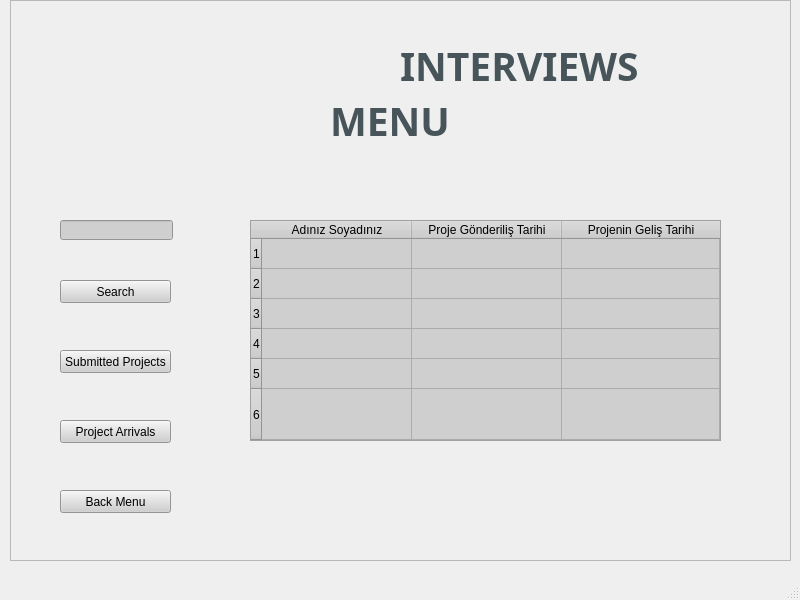
<?xml version="1.0" encoding="UTF-8"?>
<ui version="4.0">
 <class>MainWindow</class>
 <widget class="QMainWindow" name="MainWindow">
  <property name="geometry">
   <rect>
    <x>0</x>
    <y>0</y>
    <width>800</width>
    <height>600</height>
   </rect>
  </property>
  <property name="windowTitle">
   <string>MainWindow</string>
  </property>
  <widget class="QWidget" name="centralwidget">
   <widget class="QFrame" name="frame">
    <property name="geometry">
     <rect>
      <x>10</x>
      <y>0</y>
      <width>781</width>
      <height>561</height>
     </rect>
    </property>
    <property name="autoFillBackground">
     <bool>true</bool>
    </property>
    <property name="frameShape">
     <enum>QFrame::StyledPanel</enum>
    </property>
    <property name="frameShadow">
     <enum>QFrame::Raised</enum>
    </property>
    <widget class="QLabel" name="logo">
     <property name="geometry">
      <rect>
       <x>100</x>
       <y>30</y>
       <width>271</width>
       <height>71</height>
      </rect>
     </property>
     <property name="text">
      <string/>
     </property>
     <property name="pixmap">
      <pixmap>logo1.png</pixmap>
     </property>
     <property name="scaledContents">
      <bool>true</bool>
     </property>
    </widget>
    <widget class="QLabel" name="interviews">
     <property name="geometry">
      <rect>
       <x>390</x>
       <y>40</y>
       <width>321</width>
       <height>51</height>
      </rect>
     </property>
     <property name="palette">
      <palette>
       <active>
        <colorrole role="WindowText">
         <brush brushstyle="SolidPattern">
          <color alpha="255">
           <red>71</red>
           <green>85</green>
           <blue>90</blue>
          </color>
         </brush>
        </colorrole>
       </active>
       <inactive>
        <colorrole role="WindowText">
         <brush brushstyle="SolidPattern">
          <color alpha="255">
           <red>71</red>
           <green>85</green>
           <blue>90</blue>
          </color>
         </brush>
        </colorrole>
       </inactive>
       <disabled>
        <colorrole role="WindowText">
         <brush brushstyle="SolidPattern">
          <color alpha="255">
           <red>120</red>
           <green>120</green>
           <blue>120</blue>
          </color>
         </brush>
        </colorrole>
       </disabled>
      </palette>
     </property>
     <property name="font">
      <font>
       <family>Arial Black</family>
       <pointsize>29</pointsize>
       <weight>75</weight>
       <bold>true</bold>
      </font>
     </property>
     <property name="text">
      <string>INTERVIEWS </string>
     </property>
    </widget>
    <widget class="QLabel" name="menu">
     <property name="geometry">
      <rect>
       <x>320</x>
       <y>100</y>
       <width>221</width>
       <height>41</height>
      </rect>
     </property>
     <property name="palette">
      <palette>
       <active>
        <colorrole role="WindowText">
         <brush brushstyle="SolidPattern">
          <color alpha="255">
           <red>71</red>
           <green>85</green>
           <blue>90</blue>
          </color>
         </brush>
        </colorrole>
       </active>
       <inactive>
        <colorrole role="WindowText">
         <brush brushstyle="SolidPattern">
          <color alpha="255">
           <red>71</red>
           <green>85</green>
           <blue>90</blue>
          </color>
         </brush>
        </colorrole>
       </inactive>
       <disabled>
        <colorrole role="WindowText">
         <brush brushstyle="SolidPattern">
          <color alpha="255">
           <red>120</red>
           <green>120</green>
           <blue>120</blue>
          </color>
         </brush>
        </colorrole>
       </disabled>
      </palette>
     </property>
     <property name="font">
      <font>
       <family>Arial Black</family>
       <pointsize>29</pointsize>
       <weight>75</weight>
       <bold>true</bold>
      </font>
     </property>
     <property name="text">
      <string>MENU</string>
     </property>
    </widget>
    <widget class="QLineEdit" name="linesearch">
     <property name="geometry">
      <rect>
       <x>50</x>
       <y>220</y>
       <width>113</width>
       <height>20</height>
      </rect>
     </property>
     <property name="styleSheet">
      <string notr="true">background-color: rgb(207, 207, 207);
font: 75 8pt &quot;MS Shell Dlg 2&quot;;</string>
     </property>
    </widget>
    <widget class="QPushButton" name="bttnsearch">
     <property name="geometry">
      <rect>
       <x>50</x>
       <y>280</y>
       <width>111</width>
       <height>23</height>
      </rect>
     </property>
     <property name="styleSheet">
      <string notr="true">background-color: rgb(207, 207, 207);
font: 75 8pt &quot;MS Shell Dlg 2&quot;;</string>
     </property>
     <property name="text">
      <string>Search</string>
     </property>
    </widget>
    <widget class="QPushButton" name="pushButton">
     <property name="geometry">
      <rect>
       <x>50</x>
       <y>350</y>
       <width>111</width>
       <height>23</height>
      </rect>
     </property>
     <property name="styleSheet">
      <string notr="true">background-color: rgb(207, 207, 207);
font: 75 8pt &quot;MS Shell Dlg 2&quot;;</string>
     </property>
     <property name="text">
      <string>Submitted Projects</string>
     </property>
    </widget>
    <widget class="QPushButton" name="pushButton_2">
     <property name="geometry">
      <rect>
       <x>50</x>
       <y>420</y>
       <width>111</width>
       <height>23</height>
      </rect>
     </property>
     <property name="styleSheet">
      <string notr="true">background-color: rgb(207, 207, 207);
font: 75 8pt &quot;MS Shell Dlg 2&quot;;</string>
     </property>
     <property name="text">
      <string>Project Arrivals</string>
     </property>
    </widget>
    <widget class="QPushButton" name="pushButton_3">
     <property name="geometry">
      <rect>
       <x>50</x>
       <y>490</y>
       <width>111</width>
       <height>23</height>
      </rect>
     </property>
     <property name="styleSheet">
      <string notr="true">background-color: rgb(207, 207, 207);
font: 75 8pt &quot;MS Shell Dlg 2&quot;;</string>
     </property>
     <property name="text">
      <string>Back Menu</string>
     </property>
    </widget>
    <widget class="QTableWidget" name="tableWidget">
     <property name="enabled">
      <bool>true</bool>
     </property>
     <property name="geometry">
      <rect>
       <x>240</x>
       <y>220</y>
       <width>471</width>
       <height>221</height>
      </rect>
     </property>
     <property name="styleSheet">
      <string notr="true">background-color: rgb(207, 207, 207);
font: 75 8pt &quot;MS Shell Dlg 2&quot;;</string>
     </property>
     <property name="lineWidth">
      <number>7</number>
     </property>
     <property name="sortingEnabled">
      <bool>false</bool>
     </property>
     <attribute name="horizontalHeaderVisible">
      <bool>true</bool>
     </attribute>
     <attribute name="horizontalHeaderCascadingSectionResizes">
      <bool>true</bool>
     </attribute>
     <attribute name="horizontalHeaderDefaultSectionSize">
      <number>150</number>
     </attribute>
     <attribute name="horizontalHeaderHighlightSections">
      <bool>true</bool>
     </attribute>
     <attribute name="horizontalHeaderMinimumSectionSize">
      <number>0</number>
     </attribute>
     <attribute name="horizontalHeaderShowSortIndicator" stdset="0">
      <bool>true</bool>
     </attribute>
     <attribute name="horizontalHeaderStretchLastSection">
      <bool>true</bool>
     </attribute>
     <attribute name="verticalHeaderVisible">
      <bool>true</bool>
     </attribute>
     <attribute name="verticalHeaderCascadingSectionResizes">
      <bool>true</bool>
     </attribute>
     <attribute name="verticalHeaderDefaultSectionSize">
      <number>30</number>
     </attribute>
     <attribute name="verticalHeaderHighlightSections">
      <bool>true</bool>
     </attribute>
     <attribute name="verticalHeaderMinimumSectionSize">
      <number>5</number>
     </attribute>
     <attribute name="verticalHeaderShowSortIndicator" stdset="0">
      <bool>true</bool>
     </attribute>
     <attribute name="verticalHeaderStretchLastSection">
      <bool>true</bool>
     </attribute>
     <row>
      <property name="text">
       <string>1</string>
      </property>
     </row>
     <row>
      <property name="text">
       <string>2</string>
      </property>
     </row>
     <row>
      <property name="text">
       <string>3</string>
      </property>
     </row>
     <row/>
     <row/>
     <row/>
     <column>
      <property name="text">
       <string>Adınız Soyadınız</string>
      </property>
     </column>
     <column>
      <property name="text">
       <string>Proje Gönderiliş Tarihi</string>
      </property>
     </column>
     <column>
      <property name="text">
       <string>Projenin Geliş Tarihi</string>
      </property>
     </column>
    </widget>
    <zorder>interviews</zorder>
    <zorder>menu</zorder>
    <zorder>linesearch</zorder>
    <zorder>bttnsearch</zorder>
    <zorder>pushButton</zorder>
    <zorder>pushButton_2</zorder>
    <zorder>pushButton_3</zorder>
    <zorder>tableWidget</zorder>
    <zorder>logo</zorder>
   </widget>
  </widget>
  <widget class="QMenuBar" name="menubar">
   <property name="geometry">
    <rect>
     <x>0</x>
     <y>0</y>
     <width>800</width>
     <height>21</height>
    </rect>
   </property>
  </widget>
  <widget class="QStatusBar" name="statusbar"/>
 </widget>
 <resources/>
 <connections/>
</ui>
